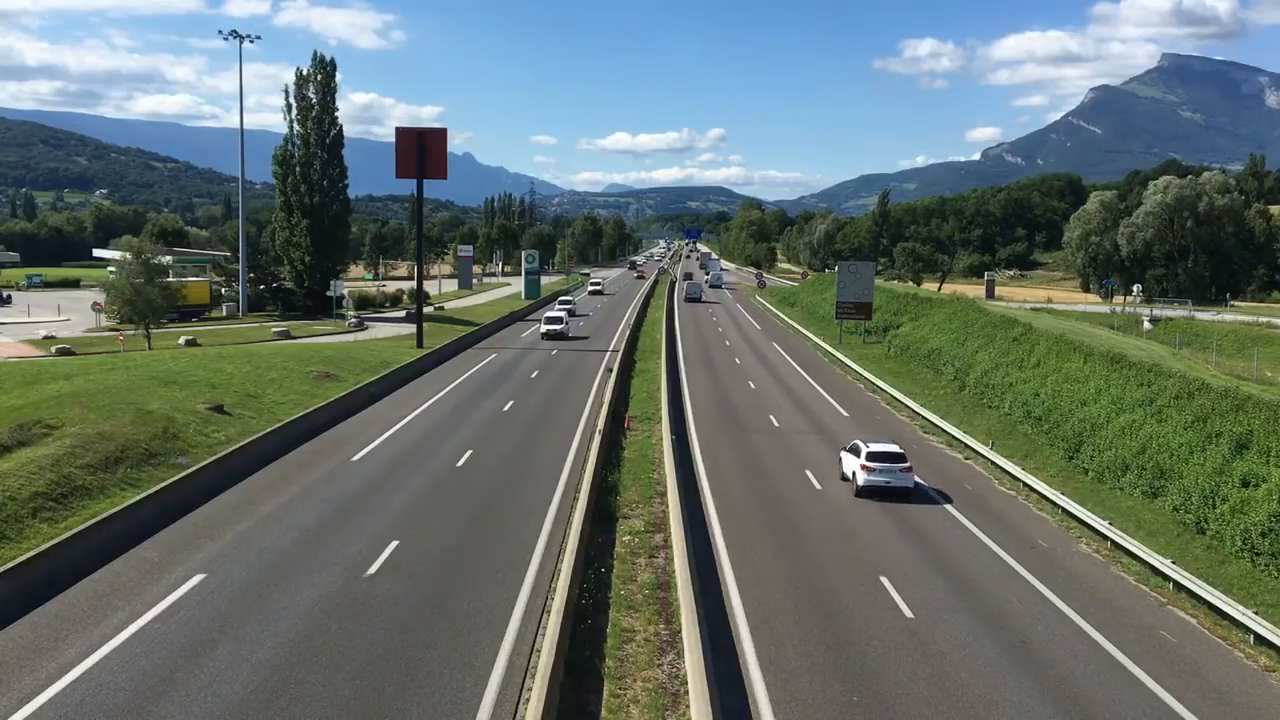
#> input picture frame 24 of video.mp4, 1280 x 720 px
$ jupyter execute vehicledetection.ipynb
#> lines starting #> are read from the running program, lines starting #| are printed output that depends on the picture
[cell 1]
import cv2
import numpy as np
from time import sleep

# minimum width of rectangle
width_min = 80
# minimum height of rectangle
height_min = 80

# Error allowable between pixels
offset = 6

# to put the line on frame as when any vechile cross the line and then it get counted
position_line = 550
delay = 60

# a list if anything detected it can get appended
detec = []
count = 0

# just to find the mid-point of rectangle on the vechile for red dot
def find_center(x, y, w, h):
    x1 = int(w / 2)
    y1 = int(h / 2)
    cx = x + x1
    cy = y + y1
    return cx, cy


# create a video capture object and help to display the video
cap = cv2.VideoCapture('video.mp4')

# this is one of algorithm in cv2 and it is known as subtractor. it is used to substract the background of our object in video
subtractor = cv2.bgsegm.createBackgroundSubtractorMOG()

while True:
    # return the specific frame and read the video
    ret, frame1 = cap.read()
#> frame1 is the input picture: shape (720, 1280, 3); mean B, G, R 109.9, 114, 101.2
    tempo = float(1 / delay)
    sleep(tempo)

    # used to convert color of specific frame here it is frame1
    # cvtColor means convert color
    grey = cv2.cvtColor(frame1, cv2.COLOR_BGR2GRAY)
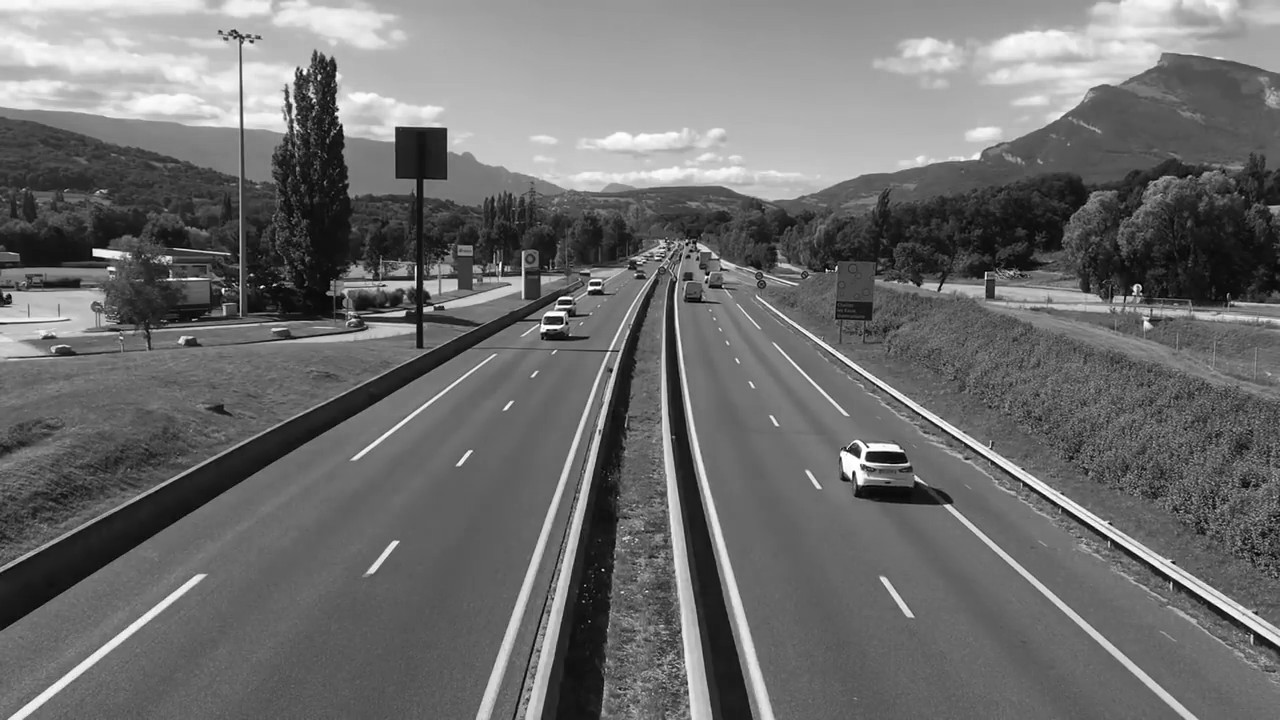
#> grey: shape (720, 1280); min 0, max 255, mean 109.7

    # Gaussian blur is the result of blurring an image. It is commonly used when reducing the size of an image.
    blur = cv2.GaussianBlur(grey, (3, 3), 5)
    # now we create a variable as image subtractor and we applying the algo on it
    img_sub = subtractor.apply(blur)
#> img_sub: shape (720, 1280); every value is 0

    # Dilates an image by using a specific structuring element. The function dilates the source image using the specified structuring element that
    # determines the shape of a pixel.

    dilat = cv2.dilate(img_sub, np.ones((5, 5)))

    # Returns a structuring element of the specified size and shape for morphological operations(Morphology is a broad set of image
    # processing operations that process images based on shapes. In a morphological operation, each pixel in the image is adjusted based on the
    # value of other pixels in its neighborhood).The function constructs and returns the
    # structuring element that can be further passed to construct an arbitrary binary mask yourself and use it as the structuring element.

    # MORPH_ELLIPSE an elliptic structuring element, that is, a filled ellipse inscribed into the rectangle

    kernel = cv2.getStructuringElement(cv2.MORPH_ELLIPSE, (5, 5))

# this is simply give the black and white phase of our video as in such as a bcknds
    dilatada = cv2.morphologyEx(dilat, cv2.MORPH_CLOSE, kernel)
    dilatada = cv2.morphologyEx(dilatada, cv2.MORPH_CLOSE, kernel)

    # just to count the no of objects as in our case here it thin the image from getting to subtractor
    contorno, h = cv2.findContours(dilatada, cv2.RETR_TREE, cv2.CHAIN_APPROX_SIMPLE)
#> contorno = []; h = None

# here upto it works as it do all background in black colour and all vechiles in white ones.


# just giving the specification of line like position or color or etc etc
    cv2.line(frame1, (25, position_line), (1200, position_line), (255, 127, 0), 3)

    # for putting rectangle on vechiles
    for (i, c) in enumerate(contorno):

        # here x, y represents the x and y plane
        # rectangle contains length and breadth here I take w for width and h for height or length

        (x, y, w, h) = cv2.boundingRect(c)
        validar_contorno = (w >= width_min) and (h >= height_min)
        if not validar_contorno:
            continue

        cv2.rectangle(frame1, (x, y), (x + w, y + h), (0, 255, 0), 2)
        cv2.putText(frame1, "VEHICLE COUNT : " + str(count), (x, y-20), cv2.FONT_HERSHEY_SIMPLEX, 1, (255, 244, 0), 2)

        centro = find_center(x, y, w, h)
        detec.append(centro)
        # for creating a circle
        cv2.circle(frame1, centro, 4, (0, 0, 255), -1)

# for printing the output and count the no of vechiles on window
        for (x, y) in detec:
            if y < (position_line + offset) and y > (position_line - offset):
                count += 1

                # when any vechile pass through the line the color changes.
                cv2.line(frame1, (25, position_line), (1200, position_line), (0, 127, 255), 3)
                detec.remove((x, y))
                print("car is detected : " + str(count))
#> this loop made 0 passes
#> after the loop, count = 0; detec = []

    cv2.putText(frame1, "VEHICLE COUNT : " + str(count), (450, 70), cv2.FONT_HERSHEY_SIMPLEX, 2, (0, 0, 255), 5)
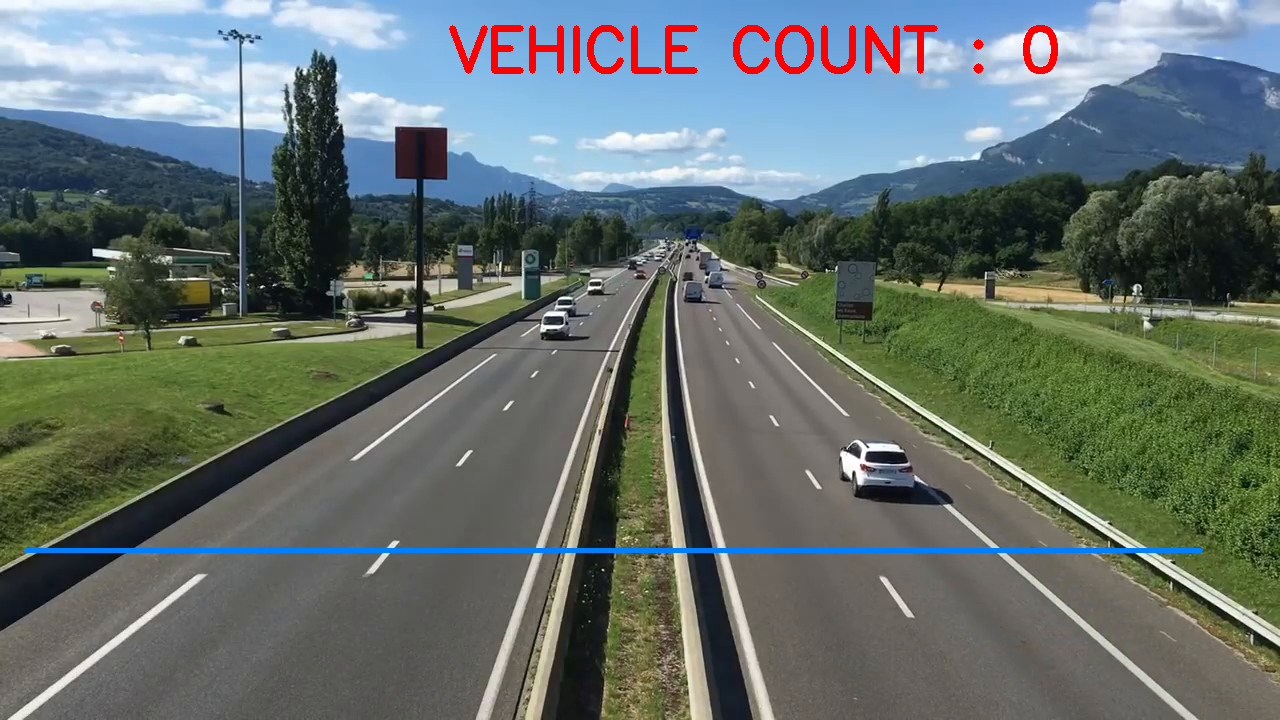
#> frame1: shape (720, 1280, 3); mean B, G, R 108.7, 112.4, 101.8
    cv2.imshow("Video Original", frame1)
    cv2.imshow("Detectar", dilatada)
    # to stop the window

    if cv2.waitKey(1) == 27:
#> (key Esc is pressed here)
        break
# after completing all task just to release all windows
cv2.destroyAllWindows()
cap.release()

$ run again, starting later in the video
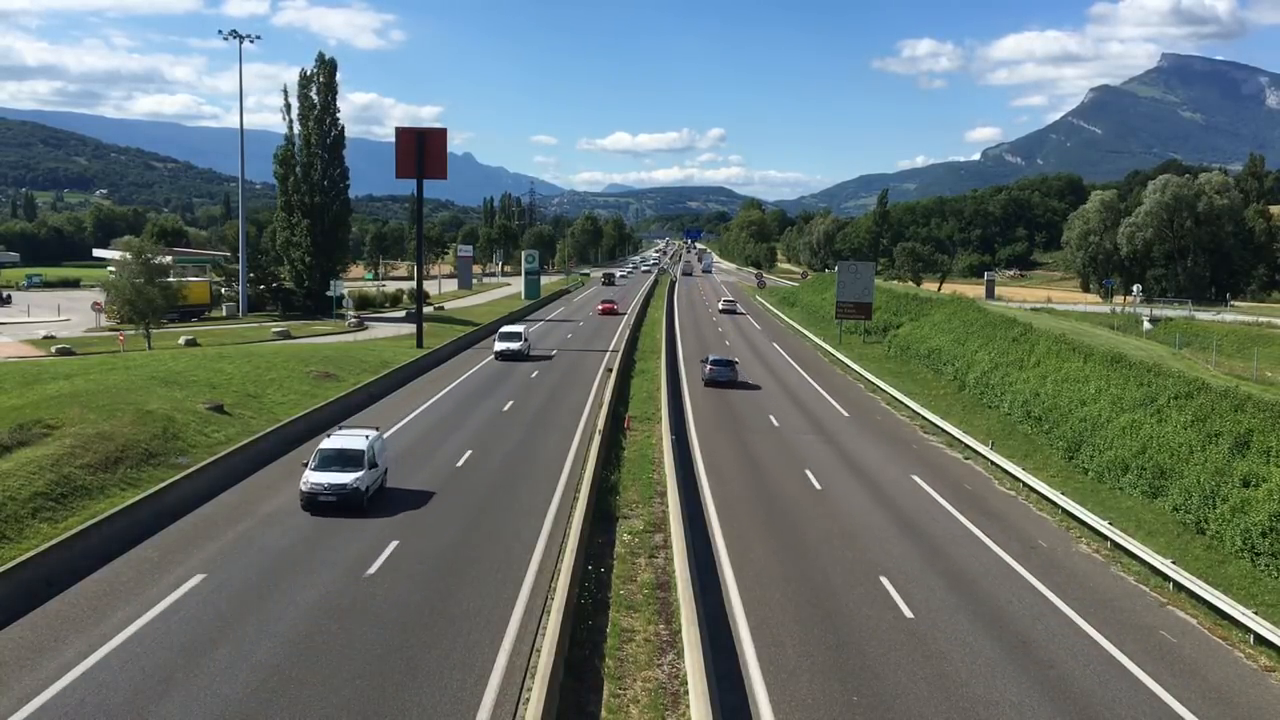
#> input picture frame 112 of video.mp4, 1280 x 720 px
#> frame1 is the input picture: shape (720, 1280, 3); mean B, G, R 110.4, 114.2, 101.4
#> `grey = cv2.cvtColor(frame1, cv2.COLOR_BGR2GRAY)`:
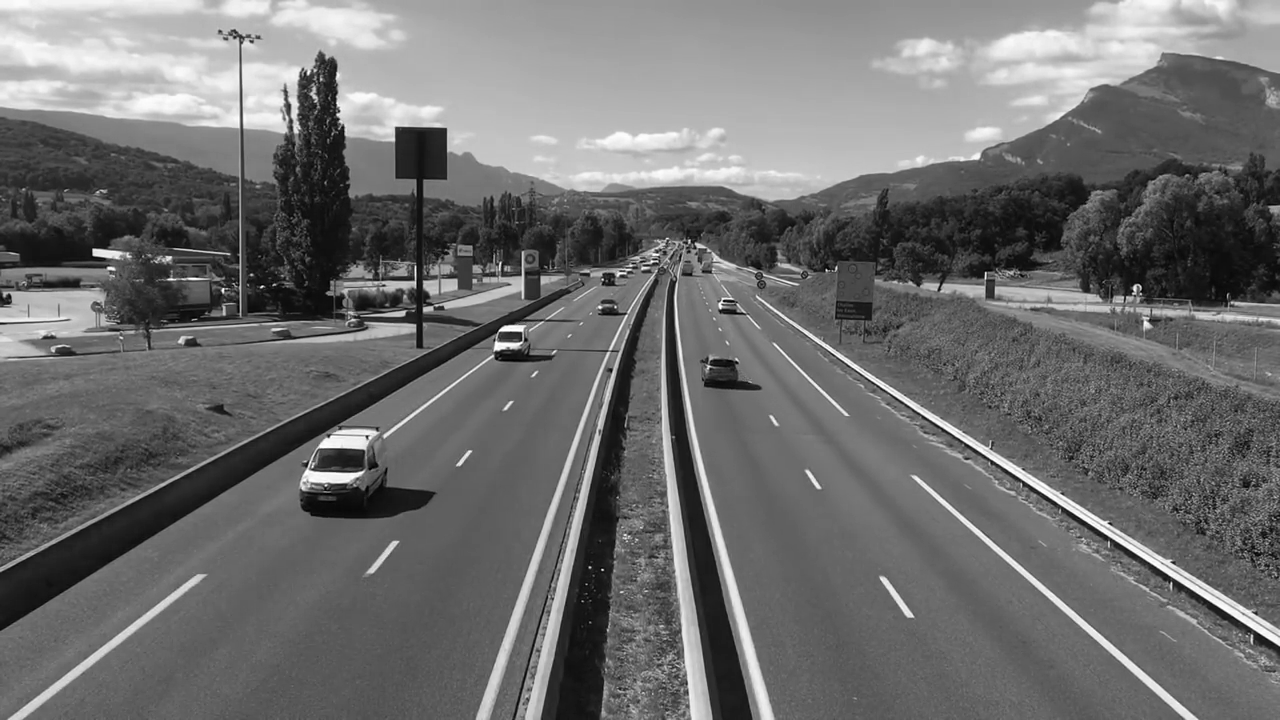
#> grey: shape (720, 1280); min 0, max 255, mean 109.9
#> img_sub: shape (720, 1280); every value is 0
#> contorno = []; h = None
#> after the loop `for (i, c) in enumerate(contorno):`: count = 0; detec = []
#> `cv2.putText(frame1, "VEHICLE COUNT : " + str(count), (450, 70), cv2.FO..`:
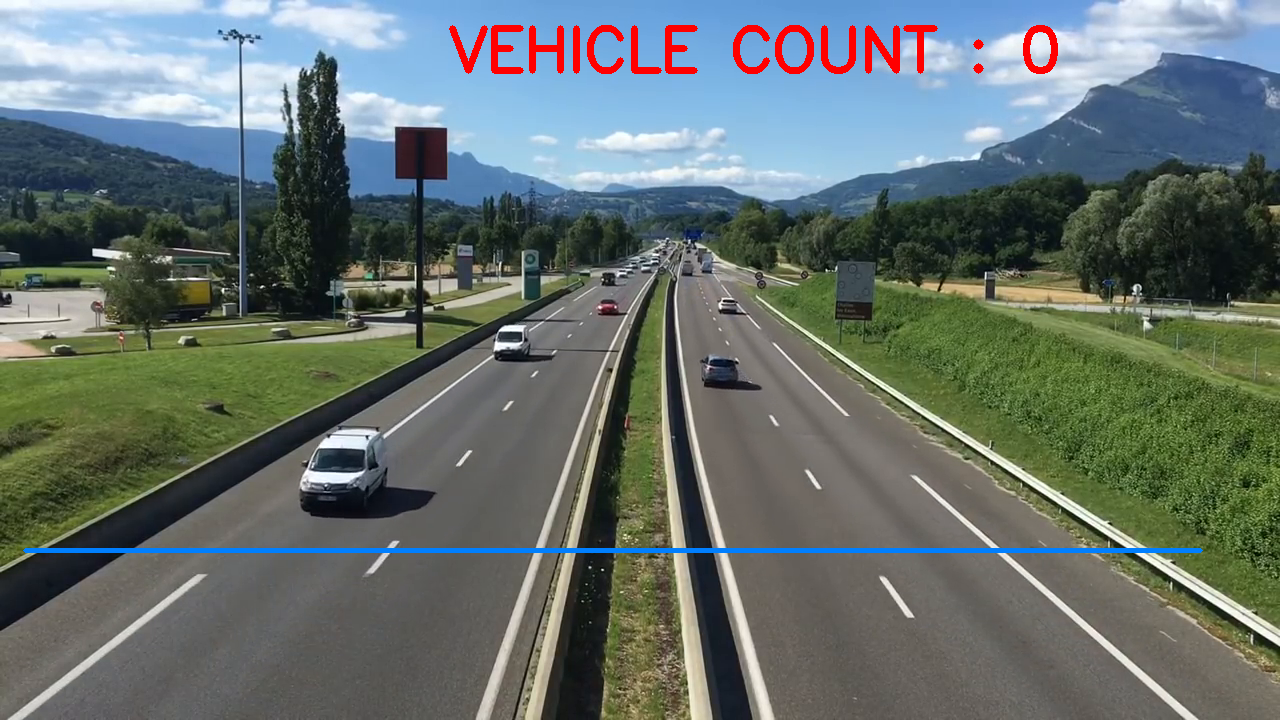
#> frame1: shape (720, 1280, 3); mean B, G, R 109.2, 112.6, 102

$ run again, starting later in the video
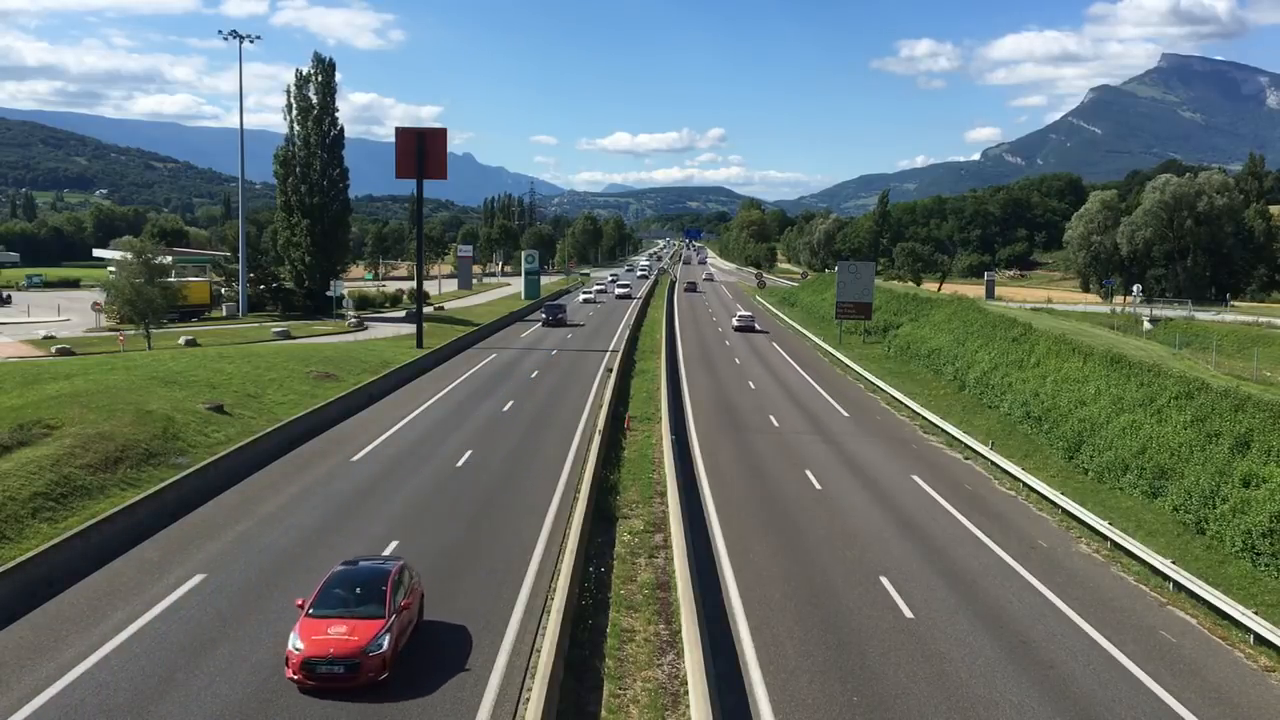
#> input picture frame 199 of video.mp4, 1280 x 720 px
#> frame1 is the input picture: shape (720, 1280, 3); mean B, G, R 109.7, 113.5, 101.3
#> `grey = cv2.cvtColor(frame1, cv2.COLOR_BGR2GRAY)`:
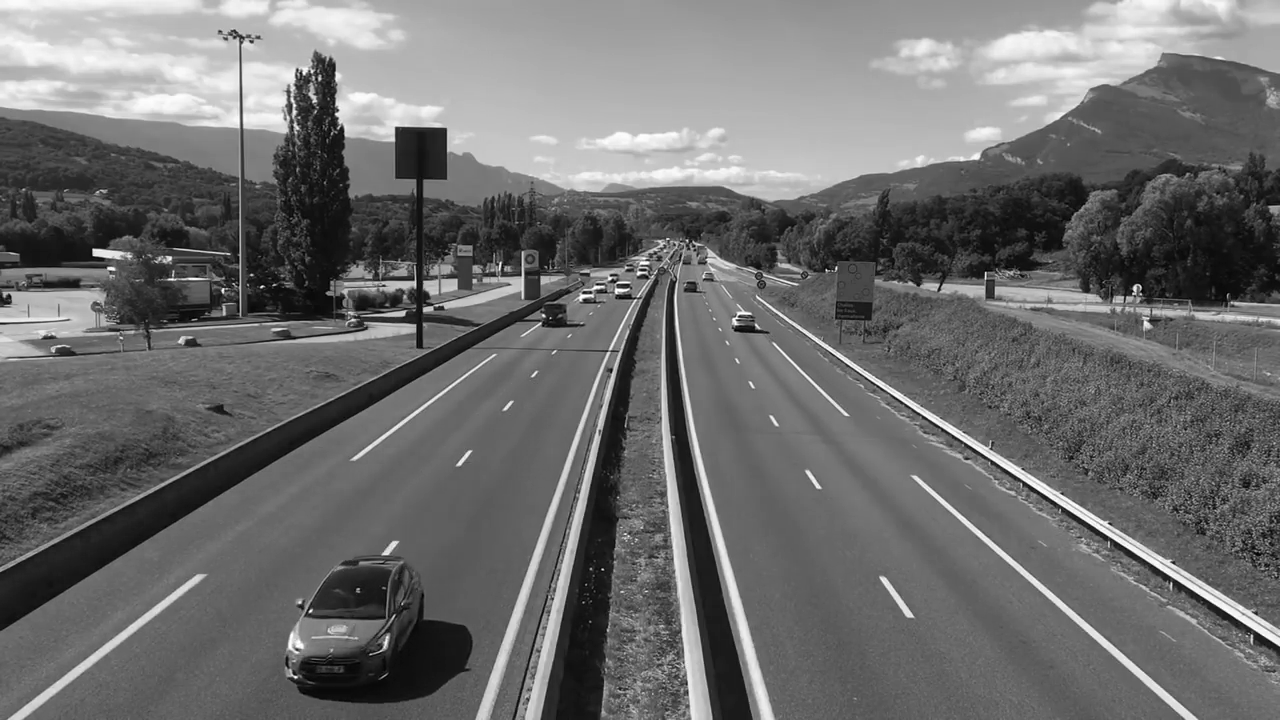
#> grey: shape (720, 1280); min 0, max 255, mean 109.4
#> img_sub: shape (720, 1280); every value is 0
#> contorno = []; h = None
#> after the loop `for (i, c) in enumerate(contorno):`: count = 0; detec = []
#> `cv2.putText(frame1, "VEHICLE COUNT : " + str(count), (450, 70), cv2.FO..`:
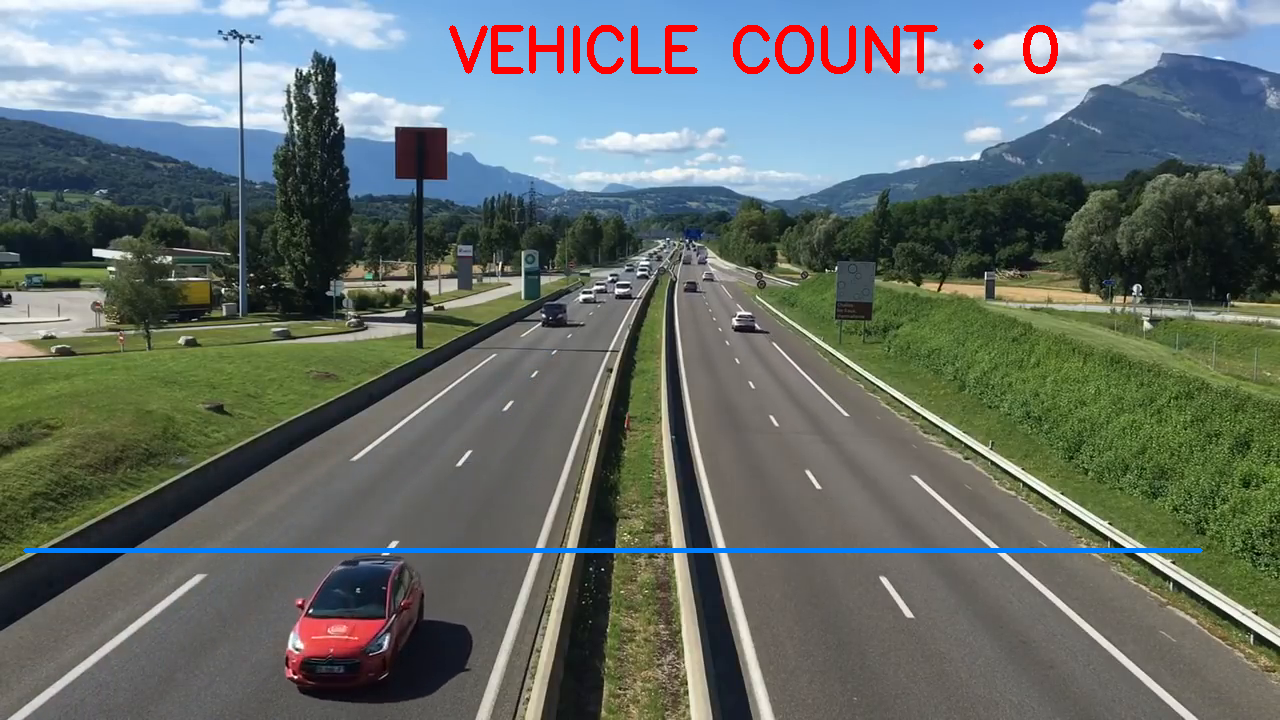
#> frame1: shape (720, 1280, 3); mean B, G, R 108.5, 111.9, 101.9
